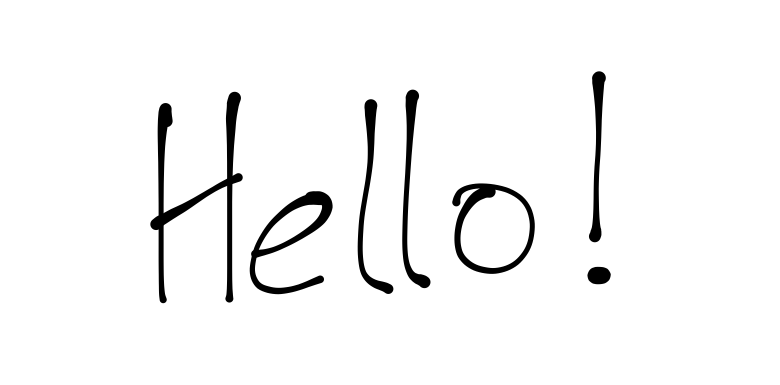
#> input picture resources/hello.png, 780 x 385 px
$ jupyter execute '013.Morphologic Dilation, Erosion Opening and Closing.ipynb'   (shell and % lines are left out)
#> lines starting #> are read from the running program, lines starting #| are printed output that depends on the picture; after the words box and inside, x2 and y2 are one past the last pixel; in counts of white or black regions, pixels touching at a corner belong together
### notebook_util.py
from functools import partial

def imshow(cv2, name, input, fig_size=None, cmap="gray"):
    """
    params:
        name - The "title" that would show on OpenCv window.
        input - the input data
        **the two params are the existing parameters in opencv.imshow**
        fig_size - receives a tuple for the image size to be printed in the notebook
        cmap - a matplotlib-compliant color map code to use in our image
    """
    ## by default, we'll infer the image rendering size by the input shape
    ## assuming a density of 80 dpi
    if fig_size is None:
        dpi = 80
        im_data = input
        try:
            height, width, depth = im_data.shape
        except:
            height, width = im_data.shape
        fig_size = width / float(dpi), height / float(dpi)

    try:
        input = cv2.cvtColor(input,cv2.COLOR_BGR2RGB)
    except :
        input = input

    import matplotlib.pyplot as plt
    get_ipython().magic(u'matplotlib inline')

    fig, ax = plt.subplots(figsize=fig_size)
    print("Showing Image: {}".format(name))
    ax.imshow(input, interpolation='none', aspect="auto", cmap=cmap)
    plt.show()

def override_imshow(cv2):
    ## from now on, cv2.imshow will call our function instead.
    cv2.imshow = partial(imshow, cv2)

### 013.Morphologic Dilation, Erosion Opening and Closing.ipynb
[cell 1]
import notebook_util
import cv2
from matplotlib import pyplot as plt
import numpy as np
notebook_util.override_imshow(cv2)

[cell 2]
image_data = cv2.imread('./resources/hello.png')
#> image_data is the input picture: shape (385, 780, 3); min 0, max 255, mean 245.2
_, image_data = cv2.threshold(image_data, 0, 255, cv2.THRESH_BINARY_INV)
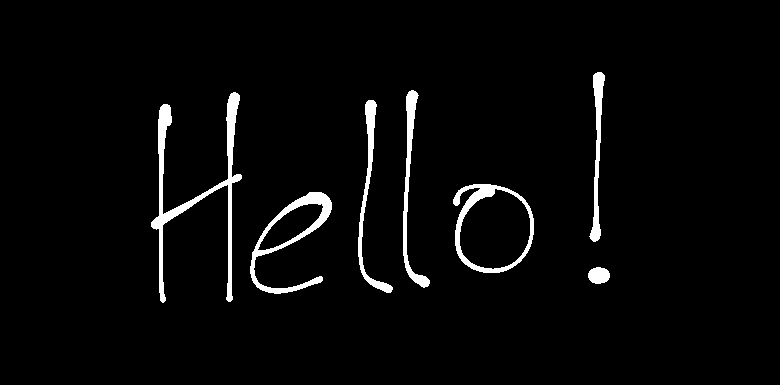
#> image_data: shape (385, 780, 3); 3.2% white; 7 white regions, largest, box (x1, y1, x2, y2) and area: (151, 92, 242, 303) 2871, (250, 192, 332, 294) 1691, (453, 184, 534, 273) 1478
cv2.imshow("Original", image_data)

[cell 3]
# Let's define our kernel size
kernel = np.ones((5,5), np.uint8)

# Now we erode
erosion = cv2.erode(image_data, kernel, iterations = 1)
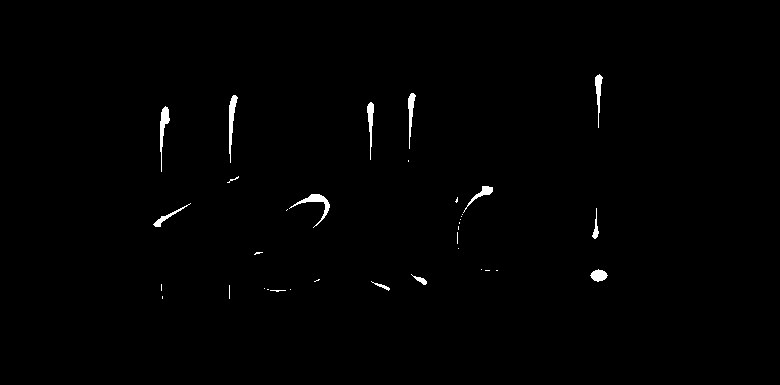
#> erosion: shape (385, 780, 3); 0.7% white; 35 white regions (22 under 20 px), largest, box (x1, y1, x2, y2) and area: (289, 194, 330, 228) 267, (229, 95, 238, 163) 260, (160, 106, 170, 172) 247
cv2.imshow('Erosion', erosion)
#cv2.waitKey(0)

[cell 4]
dilation = cv2.dilate(image_data, kernel, iterations = 1)
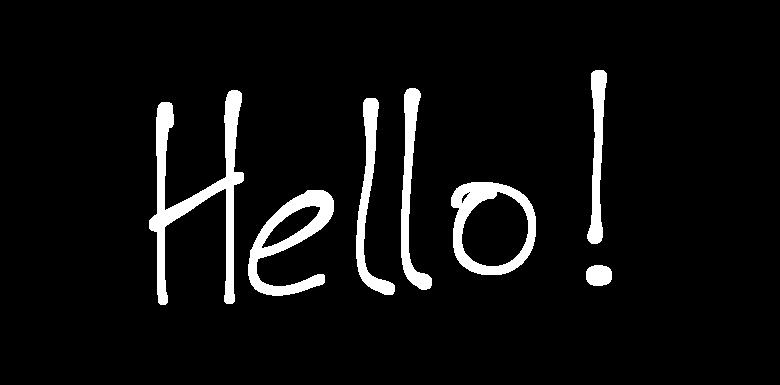
#> dilation: shape (385, 780, 3); 5.9% white; 7 white regions, largest, box (x1, y1, x2, y2) and area: (149, 90, 244, 305) 5109, (248, 190, 334, 296) 3188, (451, 182, 536, 275) 2912
cv2.imshow('Dilation', dilation)

[cell 5]
# Opening - Good for removing noise
opening = cv2.morphologyEx(image_data, cv2.MORPH_OPEN, kernel)
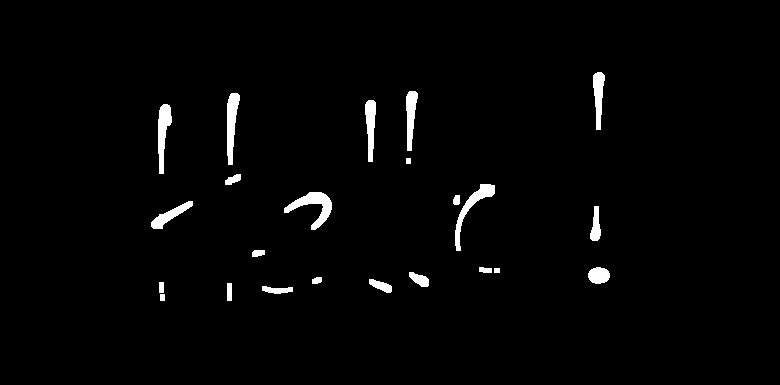
#> opening: shape (385, 780, 3); 2% white; 23 white regions, largest, box (x1, y1, x2, y2) and area: (284, 192, 332, 230) 681, (455, 184, 495, 251) 593, (227, 93, 240, 165) 584
cv2.imshow('Opening', opening)
#cv2.waitKey(0)

[cell 6]
# Closing - Good for removing noise
closing = cv2.morphologyEx(image_data, cv2.MORPH_CLOSE, kernel)
#> closing: shape (385, 780, 3); 3.2% white; 7 white regions, largest, box (x1, y1, x2, y2) and area: (151, 92, 242, 303) 2889, (250, 192, 332, 294) 1700, (453, 184, 534, 273) 1524
cv2.imshow('Closing', closing)
